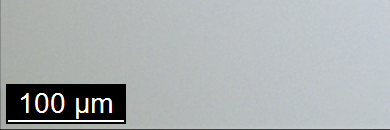
#> input picture descriptron/measure/tests/data/scalebar_100um_ref.png, 390 x 130 px
$ python -i updated_color_color_cube-V2.py   (imports and definitions only)
#> lines starting #> are read from the running program, lines starting #| are printed output that depends on the picture; after the words box and inside, x2 and y2 are one past the last pixel; in counts of white or black regions, pixels touching at a corner belong together
import os
import numpy as np
from skimage import io, color
from skimage.segmentation import felzenszwalb
import cv2
from matplotlib import pyplot as plt
from sklearn.decomposition import PCA
from sklearn.preprocessing import StandardScaler
from matplotlib.offsetbox import OffsetImage, AnnotationBbox

# Load the configuration file
# [1 line that did not run here, left out]
# [1 line not run here, left out]

# Access the paths
# [1 line that did not run here, left out]
# [1 line that did not run here, left out]


# Function to perform color segmentation and hue normalization
# [78 lines left out: functions recolorize_like_segmentation, normalize_color, compute_color_histogram, visualize_color_histogram, analyze_color_patterns, load_thumbnail, not called in this run]

def remove_black_background(image):
    gray = cv2.cvtColor(image, cv2.COLOR_RGB2GRAY)
    _, binary = cv2.threshold(gray, 1, 255, cv2.THRESH_BINARY)
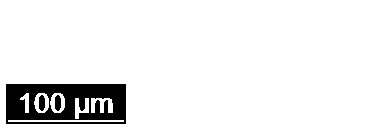
#> binary: shape (130, 390); 92.6% white; 3 black regions, box (x1, y1, x2, y2) and area: (6, 84, 126, 124) 3600, (39, 95, 45, 111) 82, (55, 95, 61, 111) 82

    kernel = np.ones((3, 3), np.uint8)
    cleaned_mask = cv2.morphologyEx(binary, cv2.MORPH_CLOSE, kernel, iterations=2)
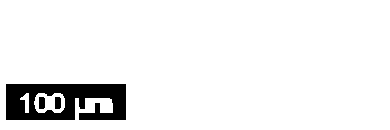
#> cleaned_mask: shape (130, 390); 93.4% white; 3 black regions, box (x1, y1, x2, y2) and area: (6, 84, 126, 120) 3219, (39, 97, 45, 109) 70, (55, 97, 61, 109) 70

    contours, _ = cv2.findContours(cleaned_mask, cv2.RETR_EXTERNAL, cv2.CHAIN_APPROX_SIMPLE)
#> contours = [[[0, 0], [0, 129], [389, 129], [389, 0]]]

    if contours:
        largest_contour = max(contours, key=cv2.contourArea)
#> largest_contour = [[0, 0], [0, 129], [389, 129], [389, 0]]
        mask = np.zeros_like(gray)
        cv2.drawContours(mask, [largest_contour], -1, 255, thickness=cv2.FILLED)
#> mask: shape (130, 390); every value is 255

        result = cv2.bitwise_and(image, image, mask=mask)
        x, y, w, h = cv2.boundingRect(largest_contour)
#> x = 0; y = 0; w = 390; h = 130
        result = result[y:y+h, x:x+w]
        return result
    return image

# [6 lines left out: function create_thumbnail_legend, not called in this run]

# Main execution

# Directories

# [1 line that did not run here, left out]
# [1 line that did not run here, left out]
# [1 line not run here, left out]

# Get all files in the input directory
# [1 line that did not run here, left out]

# Filter binary mask and foreground mask files
# [1 line that did not run here, left out]
# [1 line that did not run here, left out]

# Create a dictionary to map base names to their binary mask and foreground mask files
file_pairs = {}
# [22 lines not run here, left out]

# Analyze color patterns after processing
# [1 line that did not run here, left out]
# [1 line not run here, left out]

>>> import cv2
>>> picture = cv2.cvtColor(cv2.imread('descriptron/measure/tests/data/scalebar_100um_ref.png'), cv2.COLOR_BGR2RGB)
>>> result = remove_black_background(picture)
